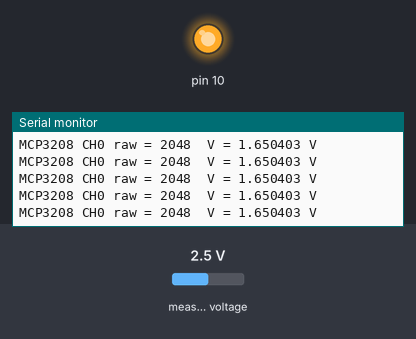
This sketch was run on a simulated Arduino Uno, built with avr-gcc and run on an emulated ATmega328P. On the bench: output pins drawn as LEDs (lit = HIGH), the last lines printed to the serial monitor. Wiring (inferred from the names in the program): MCP3208 converter: CS pin 17. The test bench sets the inputs (shaded band); at power-on: measured voltage 2.5 V. Pins used as bus, display or sensor lines are not drawn.

Above: at 4.2 s.
4.3 s: measured voltage set to 0.1 V
At 5.2 s:
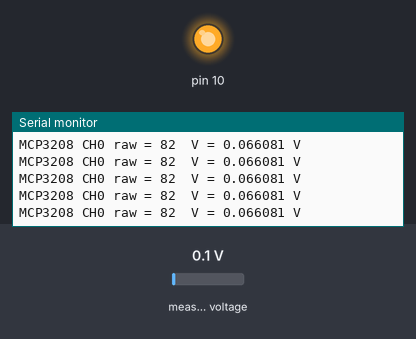
7.3 s: measured voltage set to 1.2 V
At 8.4 s:
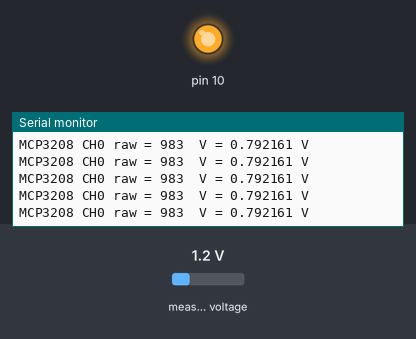
Timing chart, 0 to 10.3 s (numbered marks = the images above; inputs shaded):
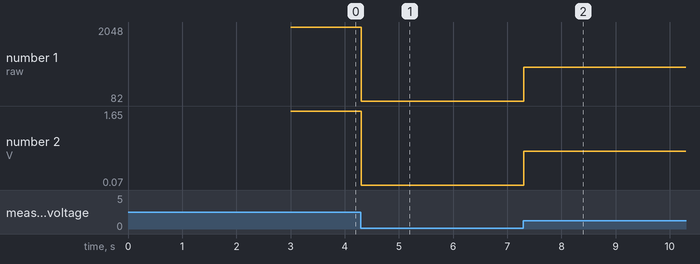

Measured:
- after the input at 4.3 s, the serial monitor: prints a new line at once (image 1)
- after the input at 7.3 s, the serial monitor: prints a new line at once (image 2)
- plotted number 1: 2048 → 82 after the input at 4.3 s, 82 → 983 after the input at 7.3 s
- plotted number 2: 1.65 → 0.07 after the input at 4.3 s, 0.07 → 0.79 after the input at 7.3 s

The sketch:

RasberryPiPicoSpiCurrentMcuApplication.ino
```cpp
#include <SPI.h>

// ==== MCP3208 SPI配線（あなたの結線に合わせて変更） ====
static const int PIN_CS   = 17;
static const int PIN_SCK  = 18;
static const int PIN_MISO = 16;
static const int PIN_MOSI = 19;

// SPIクロック：まずは1MHz（安定したら上げてもOK）
static const uint32_t SPI_HZ = 1000000;

// VREF（MCP3208のVREFに入れている電圧）
static const float VREF_VOLTAGE = 3.3f;

// MCP3208: 12-bit (0..4095)
uint16_t readMCP3208_raw(uint8_t ch)
{
  uint8_t tx0;
  uint8_t tx1;
  uint8_t tx2;

  uint8_t rx0;
  uint8_t rx1;
  uint8_t rx2;

  uint16_t value;

  ch = (uint8_t)(ch & 0x07);

  // MCP3208 コマンド（single-ended）
  // tx0: 0000 0110  (Start=1, SGL=1)
  // tx1: ch<<6      (D2 D1 D0 を上位に)
  // tx2: 0
  tx0 = 0x06;
  tx1 = (uint8_t)(ch << 6);
  tx2 = 0x00;

  SPI.beginTransaction(SPISettings(SPI_HZ, MSBFIRST, SPI_MODE0));
  digitalWrite(PIN_CS, LOW);

  rx0 = SPI.transfer(tx0);
  rx1 = SPI.transfer(tx1);
  rx2 = SPI.transfer(tx2);

  digitalWrite(PIN_CS, HIGH);
  SPI.endTransaction();

  // 12bitの取り出し
  // rx1下位4bitが上位4bit、rx2が下位8bit
  value = (uint16_t)((rx1 & 0x0F) << 8);
  value |= (uint16_t)rx2;

  (void)rx0; // rx0は使わない（ダミー）

  return value;
}

float readMCP3208_voltage(uint8_t ch)
{
  uint16_t raw;
  float voltage;

  raw = readMCP3208_raw(ch);

  // 0..4095 -> 0..VREF
  voltage = ((float)raw * VREF_VOLTAGE) / 4095.0f;

  return voltage;
}

void setup()
{
  Serial.begin(115200);
  delay(2000);
  Serial.println("boot");

  // CS
  pinMode(PIN_CS, OUTPUT);
  digitalWrite(PIN_CS, HIGH);

  // Pico(Arduino-Pico)でSPIピン指定
  SPI.setSCK(PIN_SCK);
  SPI.setRX(PIN_MISO);
  SPI.setTX(PIN_MOSI);
  SPI.begin();

  delay(1000);
  Serial.println("MCP3208 test start");
}

void loop()
{
  float v;
  uint16_t raw;

  // ADS1015のAIN0相当として、MCP3208のCH0を読む
  raw = readMCP3208_raw(0);
  v = ((float)raw * VREF_VOLTAGE) / 4095.0f;

  Serial.print("MCP3208 CH0 raw = ");
  Serial.print(raw);
  Serial.print("  V = ");
  Serial.print(v, 6);
  Serial.println(" V");

  delay(1);
}
```
